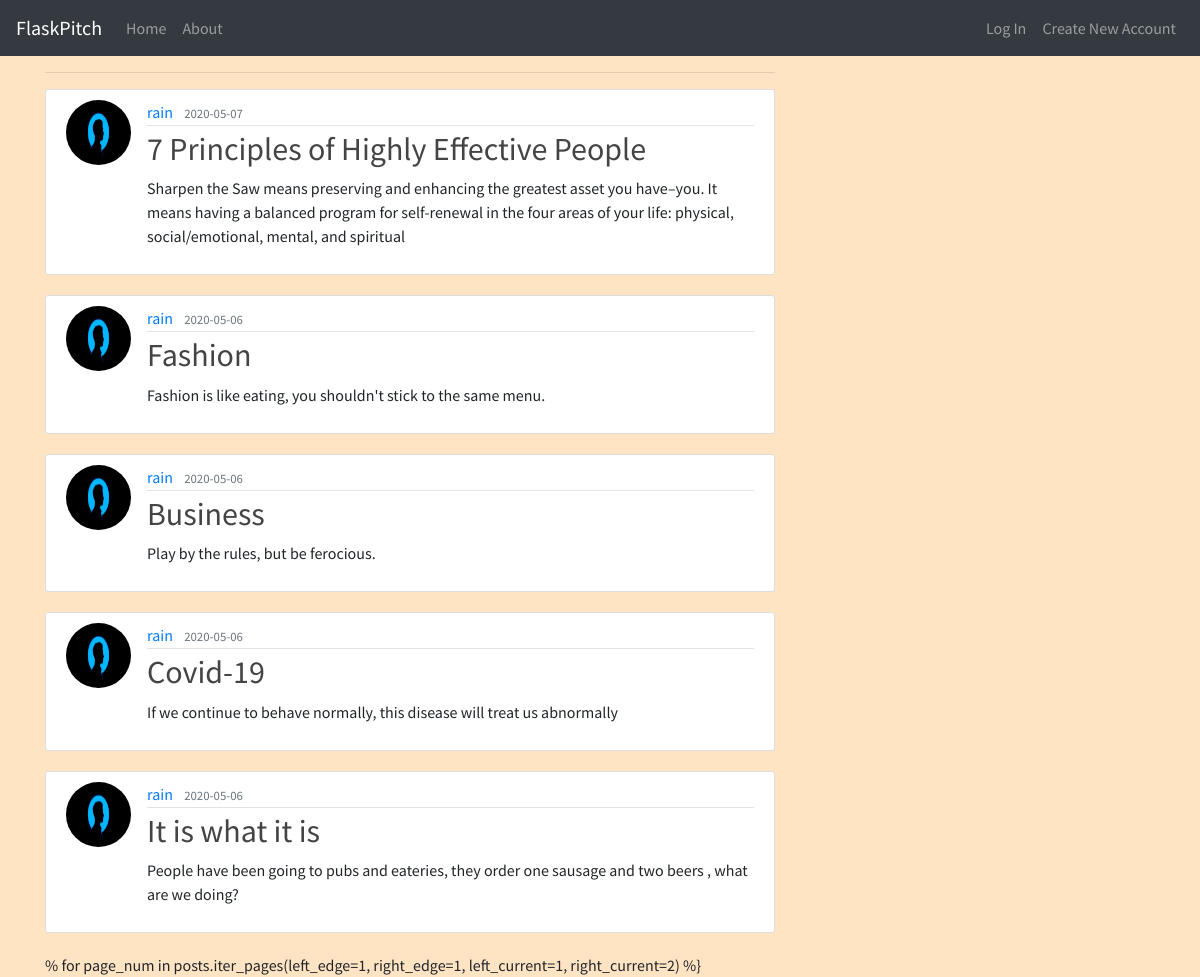
Page /home on the earlier database version.
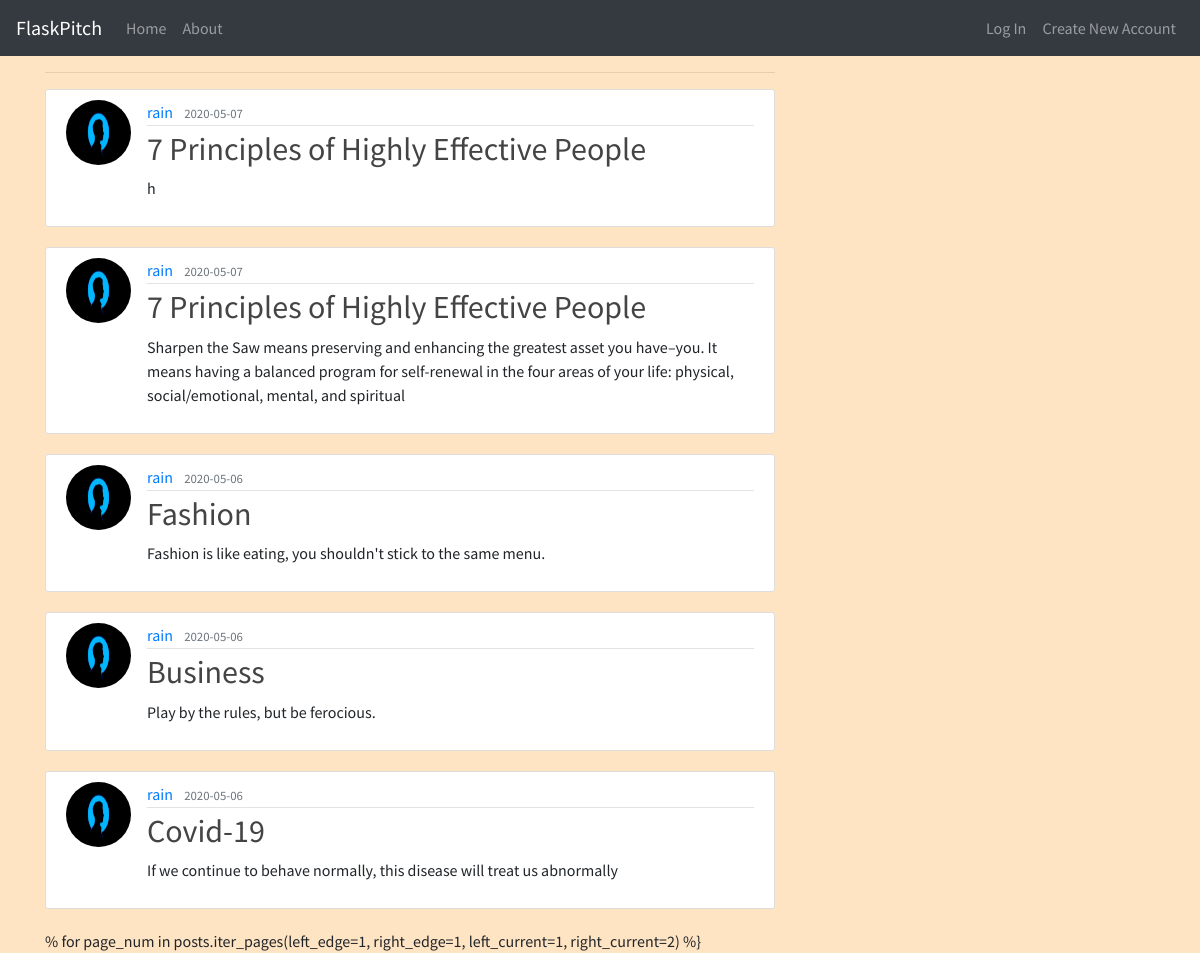
Same page on the later database version.
### app/models.py (models this page shows, shortened)
class Post(db.Model):
    id = db.Column(db.Integer, primary_key = True)
    title = db.Column(db.String(100), nullable = False)
    date_posted = db.Column(db.DateTime, nullable = False, default = datetime.utcnow)
    content = db.Column(db.Text, nullable =False)
    user_id = db.Column(db.Integer, db.ForeignKey('user.id'), nullable = False)

class User(db.Model, UserMixin):
    id = db.Column(db.Integer, primary_key = True)
    username = db.Column(db.String(20), unique= True, nullable = False )
    email = db.Column(db.String(120), unique= True, nullable = False )
    image_file = db.Column(db.String(20), nullable = False, default = 'default.jpeg' )
    password = db.Column(db.String(60), nullable = False )
    posts = db.relationship('Post', backref = 'author', lazy = True)

### app/main/views.py (the view)
@main.route("/")
@main.route("/home")
def home():
    page = request.args.get('page', 1, type=int)
    posts = Post.query.order_by(Post.date_posted.desc()).paginate(page=page, per_page=5)
    return render_template('home.html', posts=posts)

### app/templates/home.html (shortened to what this page needs)
{% extends 'index.html' %}
{% block content %}
<hr>
{% for post in posts.items %}
<article class="media content-section">
    <img class="rounded-circle article-img"
        src="{{ url_for('static', filename='css/images/'  + post.author.image_file) }}">
    <div class="media-body">
        <div class="article-metadata">
            <a class="mr-2"
                href="{{ url_for('users.user_posts', username=post.author.username) }}">{{ post.author.username }}</a>
            <small class="text-muted">{{ post.date_posted.strftime('%Y-%m-%d') }}</small>
        </div>
        <h2><a class="article-title" href="{{ url_for('posts.post', post_id=post.id) }}">{{ post.title }}</a></h2>
        <p class="article-content">{{ post.content }}</p>
    </div>
</article>
{% endfor %}
% for page_num in posts.iter_pages(left_edge=1, right_edge=1, left_current=1, right_current=2) %}
{% endblock %}

### app/templates/index.html (shortened to what this page needs)
<!DOCTYPE html>
<html lang="en">
<head>
    {% block styles%}
    <link rel="stylesheet" href="https://stackpath.bootstrapcdn.com/bootstrap/4.3.1/css/bootstrap.min.css"
>
    <link rel="stylesheet" type="text/css" href="{{ url_for('static', filename='css/styles.css') }}">
    {% endblock %}
</head>
<body>
    <nav class="navbar navbar-expand-lg navbar-dark bg-dark">
        <a class="navbar-brand" href="#">FlaskPitch</a>
        <div class="collapse navbar-collapse" id="navbarToggle">
            <div class="navbar-nav mr-auto">
              <a class="nav-item nav-link" href="{{ url_for('main.home') }}">Home</a>
              <a class="nav-item nav-link" href="{{ url_for('main.about') }}">About</a>
            </div>
            <div class="navbar-nav">
              {% if current_user.is_authenticated %}
                <a class="nav-item nav-link" href="{{ url_for('posts.new_post') }}">New Pitch</a>
                <a class="nav-item nav-link" href="{{ url_for('users.account') }}">My Profile</a>
                <a class="nav-item nav-link" href="{{ url_for('users.logout') }}">Log Out</a>
              {% else %}
                <a class="nav-item nav-link" href="{{ url_for('users.login') }}">Log In</a>
                <a class="nav-item nav-link" href="{{ url_for('users.register') }}">Create New Account</a>
              {% endif %}
            </div>
          </div>
    </nav>
    <main role="main" class="container">
        <div class="row">
            <div class="col-md-8">
                {% block content %} {% endblock %}
            </div>
        </div>
    </main>
</body>
</html>

### app/static/css/styles.css (style rules this page uses)
body { background-color: bisque; font-family: 'Source Sans Pro', sans-serif; }
.content-section { background: #ffffff; padding: 10px 20px; border: 1px solid #dddddd; border-radius: 3px; margin-bottom: 20px; }
.article-title { color: #444444; }
.article-content { white-space: pre-line; }
.article-img { height: 65px; width: 65px; margin-right: 16px; }
.article-metadata { padding-bottom: 1px; margin-bottom: 4px; border-bottom: 1px solid #e3e3e3 }

Differences in the rows shown:
no longer on this page (row unchanged): Post: image_file (placeholder picture), author.username "rain", date_posted "2020-05-06", title "It is what it is", content "People have been going to pubs and eateries, they order one sausage and two beers , what are we doing?"
added Post: image_file (placeholder picture), author.username "rain", date_posted "2020-05-07", title "7 Principles of Highly Effective People", content "h"
